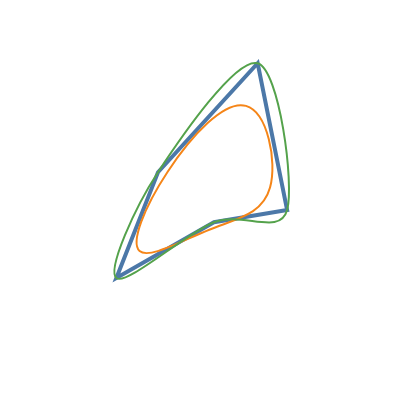

Vega-Lite specification for this chart:
### Vega specification from a JSON file in a GitHub repository (floating-point values rounded to 4 significant figures)
{"$schema": "https://vega.github.io/schema/vega/v6.json", "description": "The three closed curve families over one ring of points — linear-closed, basis-closed and cardinal-closed — so a polygon can be told from a polyline that happens to end near where it began.", "width": 200, "height": 200, "padding": 5, "data": [{"name": "ring", "values": [{"x": 0, "y": 30}, {"x": 1, "y": 5}, {"x": 2, "y": 45}, {"x": 3, "y": 25}, {"x": 4, "y": 60}]}], "scales": [{"name": "angle", "type": "point", "domain": {"data": "ring", "field": "x"}, "range": [0, 5.027]}, {"name": "r", "type": "linear", "domain": [0, 70], "range": [0, 90]}], "marks": [{"type": "line", "name": "linear-ring", "from": {"data": "ring"}, "encode": {"enter": {"x": {"signal": "100 + scale('r', datum.y) * cos(scale('angle', datum.x))"}, "y": {"signal": "100 + scale('r', datum.y) * sin(scale('angle', datum.x))"}, "interpolate": {"value": "linear-closed"}, "stroke": {"value": "#4c78a8"}, "strokeWidth": {"value": 2}}}}, {"type": "line", "name": "basis-ring", "from": {"data": "ring"}, "encode": {"enter": {"x": {"signal": "100 + scale('r', datum.y) * cos(scale('angle', datum.x))"}, "y": {"signal": "100 + scale('r', datum.y) * sin(scale('angle', datum.x))"}, "interpolate": {"value": "basis-closed"}, "stroke": {"value": "#f58518"}, "strokeWidth": {"value": 1}}}}, {"type": "line", "name": "cardinal-ring", "from": {"data": "ring"}, "encode": {"enter": {"x": {"signal": "100 + scale('r', datum.y) * cos(scale('angle', datum.x))"}, "y": {"signal": "100 + scale('r', datum.y) * sin(scale('angle', datum.x))"}, "interpolate": {"value": "cardinal-closed"}, "stroke": {"value": "#54a24b"}, "strokeWidth": {"value": 1}}}}]}
